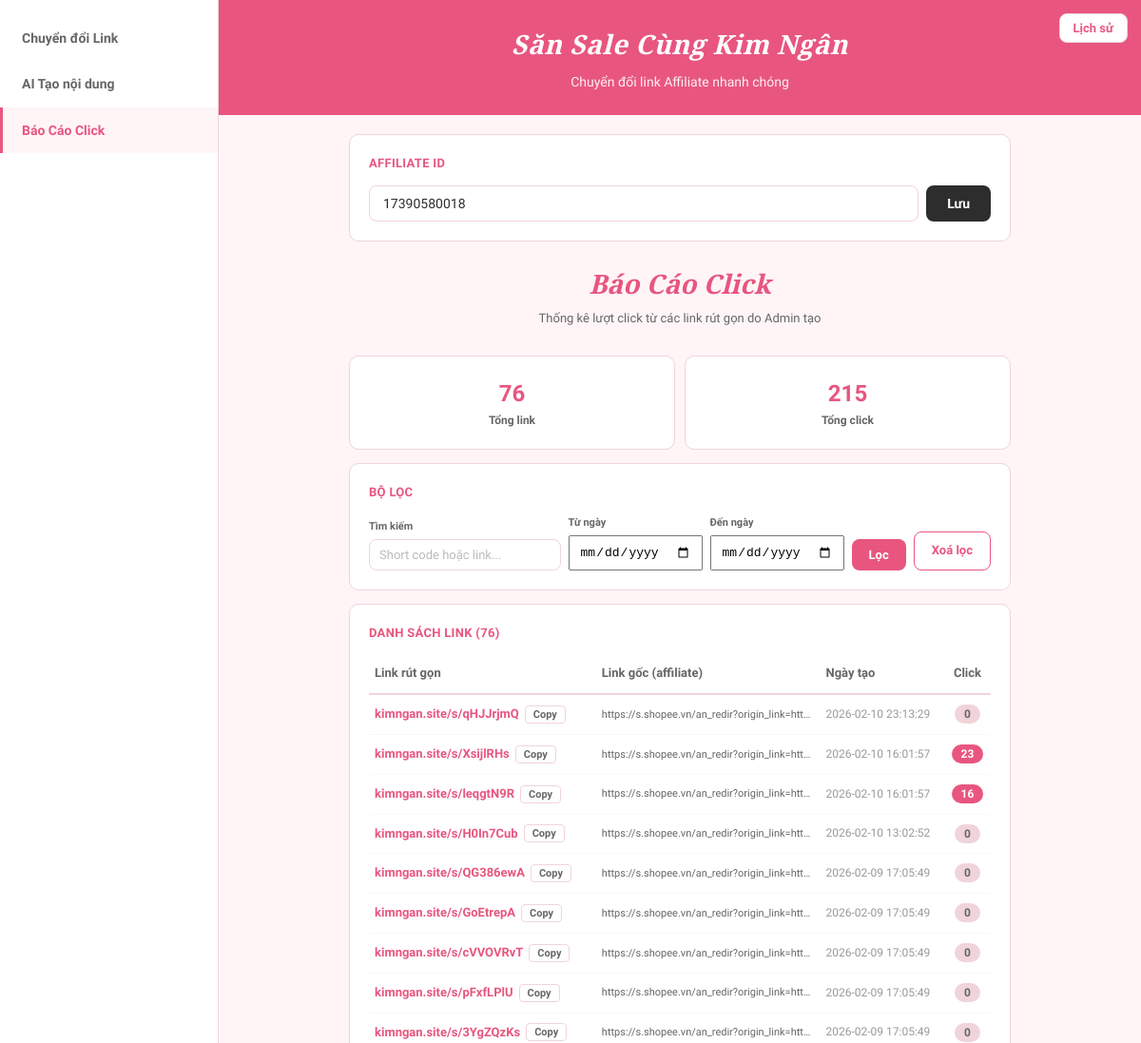
Before: /admin/click-report (signed in, upper part) with the older database file.
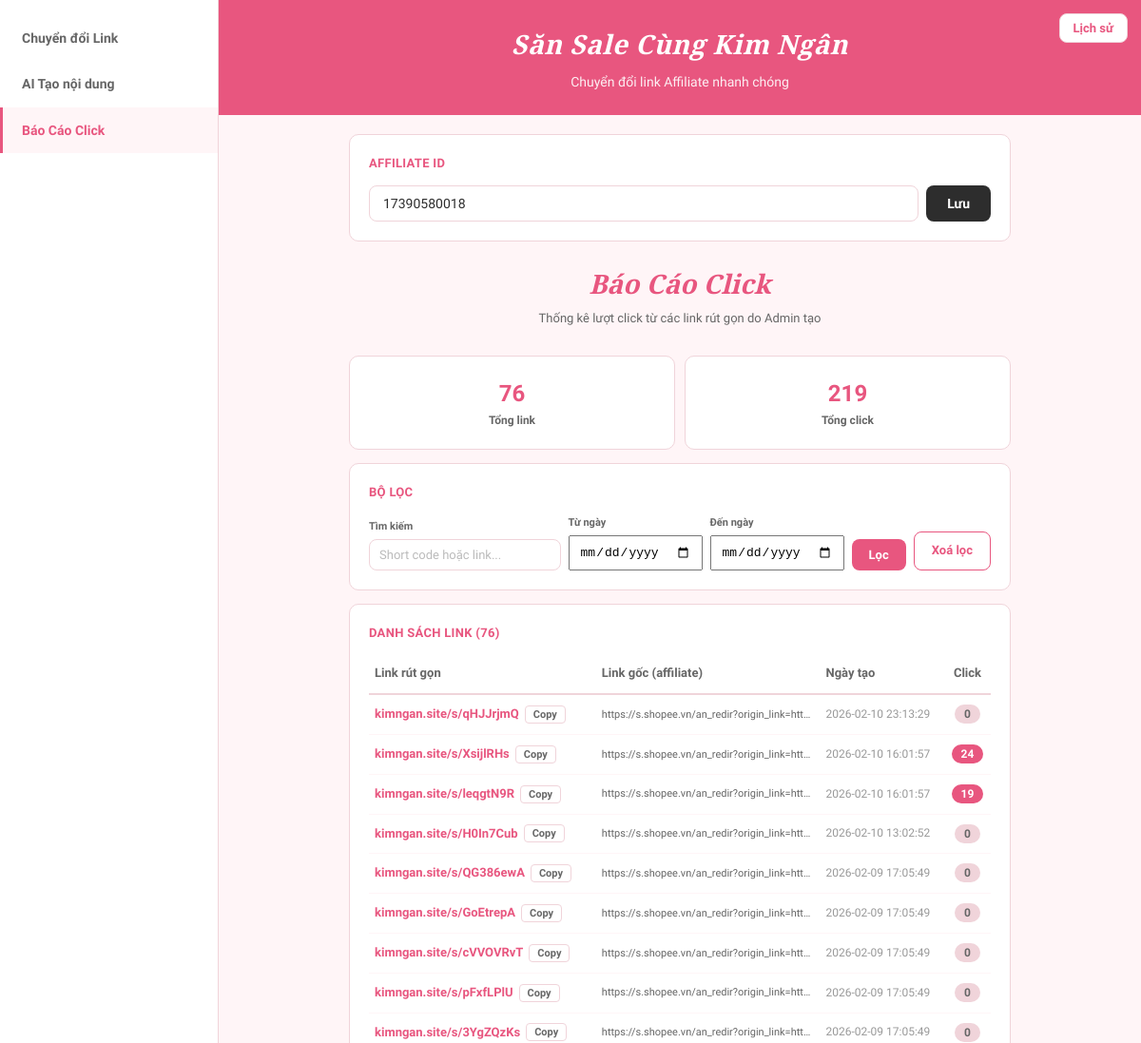
After: the same page with the newer database file.
### tables this page shows
CREATE TABLE settings (
            key TEXT PRIMARY KEY,
            value TEXT NOT NULL
        );

CREATE TABLE short_links (
            id INTEGER PRIMARY KEY AUTOINCREMENT,
            short_code TEXT UNIQUE NOT NULL,
            target_url TEXT NOT NULL,
            created_at TIMESTAMP DEFAULT CURRENT_TIMESTAMP,
            click_count INTEGER DEFAULT 0
        , created_by TEXT DEFAULT NULL);

### app.py (the view)
@app.route("/admin/click-report")
@login_required
def admin_click_report():
    affiliate_id = get_setting("affiliate_id", "")
    search = request.args.get("q", "")
    date_from = request.args.get("from", "")
    date_to = request.args.get("to", "")
    links = get_admin_short_links(search=search, date_from=date_from, date_to=date_to)
    total_clicks = sum(l["click_count"] for l in links)
    return render_template(
        "admin.html",
        page="click-report",
        affiliate_id=affiliate_id,
        user=session.get("user"),
        report_links=links,
        total_clicks=total_clicks,
        total_links=len(links),
        search=search,
        date_from=date_from,
        date_to=date_to,
        short_domain=SHORT_DOMAIN,
    )

### app.py (called while the page is built)
def login_required(f):
    @wraps(f)
    def decorated(*args, **kwargs):
        if "user" not in session:
            return redirect(url_for("login_page"))
        return f(*args, **kwargs)
    return decorated

### database.py (called while the page is built)
def get_db():
    conn = sqlite3.connect(DB_PATH)
    conn.row_factory = sqlite3.Row
    return conn

def get_setting(key, default=""):
    conn = get_db()
    row = conn.execute("SELECT value FROM settings WHERE key = ?", (key,)).fetchone()
    conn.close()
    return row["value"] if row else default

def get_admin_short_links(search="", date_from="", date_to=""):
    conn = get_db()
    query = "SELECT * FROM short_links WHERE created_by IS NOT NULL"
    params = []
    if search:
        query += " AND (short_code LIKE ? OR target_url LIKE ?)"
        params.extend([f"%{search}%", f"%{search}%"])
    if date_from:
        query += " AND date(created_at) >= ?"
        params.append(date_from)
    if date_to:
        query += " AND date(created_at) <= ?"
        params.append(date_to)
    query += " ORDER BY created_at DESC"
    rows = conn.execute(query, params).fetchall()
    conn.close()
    return [dict(r) for r in rows]

### templates/admin.html (shortened to what this page needs)
<!DOCTYPE html>
<html lang="vi">
<head>
</head>
<body>
    <button class="toggle-history" onclick="toggleHistory()">Lịch sử</button>
    <aside class="sidebar" id="sidebar">
        <nav class="sidebar-nav">
            <a class="nav-item {{ 'active' if page == 'convert-link' }}" href="/admin/convert-link">Chuyển đổi Link</a>
            <a class="nav-item {{ 'active' if page == 'ai-content' }}" href="/admin/ai-content">AI Tạo nội dung</a>
            <a class="nav-item {{ 'active' if page == 'click-report' }}" href="/admin/click-report">Báo Cáo Click</a>
        </nav>
    </aside>
    <main class="main" id="mainContent">
        <div class="main-header">
            <h2>Săn Sale Cùng Kim Ngân</h2>
            <p>Chuyển đổi link Affiliate nhanh chóng</p>
        </div>
        <div class="main-body">
            <div class="card">
                <div class="card-title">Affiliate ID</div>
                <div class="aff-row">
                    <input type="text" id="affiliateId" placeholder="Nhập Affiliate ID của bạn"
                           value="{{ affiliate_id }}">
                    <button class="btn btn-dark" onclick="saveAffiliate()">Lưu</button>
                </div>
            </div>
            {% if page == 'convert-link' %}
            <div class="page-title">
                <h3>Chuyển đổi Link</h3>
                <p>Dán link Shopee &mdash; Nhận link Affiliate ngay</p>
            </div>
            <div class="card">
                <div class="card-title">Nhập Link</div>
                <textarea id="linkInput" placeholder="Dán link Shopee vào đây (mỗi link 1 dòng)..." style="min-height:120px;"></textarea>
                <div class="input-actions">
                    <button class="btn btn-outline" onclick="pasteTo('linkInput','linkStatus')">Paste nhanh</button>
                    <button class="btn btn-primary" id="linkConvertBtn" onclick="convertLink()">Chuyển đổi</button>
                </div>
                <div id="linkStatus" class="status"></div>
            </div>
            <div class="card link-results" id="linkResults">
                <div class="card-title">Kết quả</div>
                <textarea id="linkResultOutput" readonly></textarea>
                <div style="margin-top:10px;">
                    <button class="copy-btn" onclick="copyField('linkResultOutput', this)">Copy tất cả</button>
                </div>
            </div>
            {% elif page == 'click-report' %}
            <div class="page-title">
                <h3>Báo Cáo Click</h3>
                <p>Thống kê lượt click từ các link rút gọn do Admin tạo</p>
            </div>
            <div style="display:flex;gap:10px;margin-bottom:14px;">
                <div class="card" style="flex:1;text-align:center;margin-bottom:0;">
                    <div style="font-size:24px;font-weight:700;color:var(--primary);">{{ total_links }}</div>
                    <div style="font-size:12px;font-weight:600;color:var(--text-sec);">Tổng link</div>
                </div>
                <div class="card" style="flex:1;text-align:center;margin-bottom:0;">
                    <div style="font-size:24px;font-weight:700;color:var(--primary);">{{ total_clicks }}</div>
                    <div style="font-size:12px;font-weight:600;color:var(--text-sec);">Tổng click</div>
                </div>
            </div>
            <div class="card">
                <div class="card-title">Bộ lọc</div>
                <form method="GET" action="/admin/click-report" style="display:flex;gap:8px;flex-wrap:wrap;align-items:flex-end;">
                    <div style="flex:1;min-width:140px;">
                        <label style="font-size:11px;font-weight:700;color:var(--text-sec);display:block;margin-bottom:4px;">Tìm kiếm</label>
                        <input type="text" name="q" placeholder="Short code hoặc link..." value="{{ search }}" style="padding:8px 10px;font-size:13px;">
                    </div>
                    <div style="min-width:130px;">
                        <label style="font-size:11px;font-weight:700;color:var(--text-sec);display:block;margin-bottom:4px;">Từ ngày</label>
                        <input type="date" name="from" value="{{ date_from }}" style="padding:8px 10px;font-size:13px;">
                    </div>
                    <div style="min-width:130px;">
                        <label style="font-size:11px;font-weight:700;color:var(--text-sec);display:block;margin-bottom:4px;">Đến ngày</label>
                        <input type="date" name="to" value="{{ date_to }}" style="padding:8px 10px;font-size:13px;">
                    </div>
                    <button type="submit" class="btn btn-primary" style="padding:9px 18px;font-size:13px;">Lọc</button>
                    <a href="/admin/click-report" class="btn btn-outline" style="padding:9px 18px;font-size:13px;text-decoration:none;text-align:center;">Xoá lọc</a>
                </form>
            </div>
            <div class="card">
                <div class="card-title">Danh sách link ({{ report_links|length }})</div>
                <div style="overflow-x:auto;">
                    <table style="width:100%;border-collapse:collapse;font-size:13px;">
                        <thead>
                            <tr style="border-bottom:2px solid var(--border);text-align:left;">
                                <th style="padding:10px 6px;font-weight:700;color:var(--text-sec);">Link rút gọn</th>
                                <th style="padding:10px 6px;font-weight:700;color:var(--text-sec);">Link gốc (affiliate)</th>
                                <th style="padding:10px 6px;font-weight:700;color:var(--text-sec);">Ngày tạo</th>
                                <th style="padding:10px 6px;font-weight:700;color:var(--text-sec);text-align:center;">Click</th>
                            </tr>
                        </thead>
                        <tbody>
                            {% if report_links %}
                                {% for link in report_links %}
                                <tr style="border-bottom:1px solid var(--primary-bg);">
                                    <td style="padding:10px 6px;">
                                        <div style="display:flex;align-items:center;gap:6px;">
                                            <a href="/s/{{ link.short_code }}" target="_blank" style="color:var(--primary);font-weight:700;text-decoration:none;font-size:13px;">
                                                {{ short_domain }}/s/{{ link.short_code }}
                                            </a>
                                            <button onclick="navigator.clipboard.writeText('https://{{ short_domain }}/s/{{ link.short_code }}');this.textContent='OK!';setTimeout(()=>this.textContent='Copy',1500)" style="background:none;border:1px solid var(--border);border-radius:4px;padding:2px 8px;cursor:pointer;font-size:11px;font-family:'Quicksand',sans-serif;font-weight:600;color:var(--text-sec);">Copy</button>
                                        </div>
                                    </td>
                                    <td style="padding:10px 6px;max-width:220px;overflow:hidden;text-overflow:ellipsis;white-space:nowrap;font-size:11px;color:var(--text-sec);" title="{{ link.target_url }}">
                                        {{ link.target_url[:90] }}{% if link.target_url|length > 90 %}...{% endif %}
                                    </td>
                                    <td style="padding:10px 6px;font-size:12px;color:var(--text-muted);white-space:nowrap;">{{ link.created_at }}</td>
                                    <td style="padding:10px 6px;text-align:center;">
                                        <span style="background:{% if link.click_count > 0 %}var(--primary){% else %}var(--border){% endif %};color:{% if link.click_count > 0 %}#fff{% else %}var(--text-sec){% endif %};padding:3px 10px;border-radius:12px;font-size:12px;font-weight:700;">
                                            {{ link.click_count }}
                                        </span>
                                    </td>
                                </tr>
                                {% endfor %}
                            {% endif %}
                        </tbody>
                    </table>
                </div>
            </div>
            {% endif %}
        </div>
    </main>
</body>
</html>

### templates/admin.html (style rules this page uses)
* { margin: 0; padding: 0; box-sizing: border-box; }
:root { --primary: #E8567F; --primary-bg: #FFF5F7; --sidebar-bg: #FFFFFF; --card-bg: #FFFFFF; --border: #F0D4DA; --text: #2D2D2D; --text-sec: #666666; --text-muted: #999999; --sidebar-w: 230px; --history-w: 280px; }
body { font-family: 'Quicksand', sans-serif; background: var(--primary-bg); color: var(--text); line-height: 1.6; min-height: 100vh; display: flex; }
.sidebar { width: var(--sidebar-w); background: var(--sidebar-bg); border-right: 1px solid var(--border); display: flex; flex-direction: column; z-index: 100; transition: transform 0.3s ease; position: fixed; top: 0; left: 0; bottom: 0; }
.sidebar-nav { flex: 1; padding: 16px 0; }
.nav-item { display: block; padding: 13px 20px; font-size: 14px; font-weight: 600; color: var(--text-sec); text-decoration: none; border-left: 3px solid transparent; transition: all 0.15s; }
.nav-item.active { background: var(--primary-bg); color: var(--primary); border-left-color: var(--primary); }
.main { margin-left: var(--sidebar-w); flex: 1; display: flex; flex-direction: column; min-height: 100vh; transition: margin 0.3s ease; }
.main-header { background: var(--primary); padding: 24px 32px; color: #fff; text-align: center; }
.main-header h2 { font-family: 'Playfair Display', Georgia, serif; font-size: 28px; font-weight: 700; font-style: italic; letter-spacing: 0.5px; }
.main-header p { font-size: 14px; margin-top: 6px; opacity: 0.9; font-weight: 500; }
.page-title { text-align: center; margin-bottom: 20px; padding: 8px 0; }
.page-title h3 { font-family: 'Playfair Display', Georgia, serif; font-size: 28px; font-weight: 700; font-style: italic; color: var(--primary); margin-bottom: 4px; }
.page-title p { font-size: 13px; color: var(--text-sec); font-weight: 500; }
.main-body { flex: 1; padding: 20px 32px; max-width: 760px; margin: 0 auto; width: 100%; }
.btn { padding: 10px 22px; border: none; border-radius: 8px; font-size: 14px; font-weight: 700; font-family: 'Quicksand', sans-serif; cursor: pointer; transition: opacity 0.15s; white-space: nowrap; }
.btn-primary { background: var(--primary); color: #fff; }
.btn-dark { background: var(--text); color: #fff; }
.btn-outline { background: #fff; color: var(--primary); border: 1.5px solid var(--primary); }
.card { background: var(--card-bg); border-radius: 10px; padding: 20px; margin-bottom: 14px; border: 1px solid var(--border); }
.card-title { font-size: 13px; font-weight: 700; color: var(--primary); margin-bottom: 12px; text-transform: uppercase; letter-spacing: 0.3px; }
input[type="text"], input[type="password"], textarea { width: 100%; padding: 10px 14px; border: 1.5px solid var(--border); border-radius: 8px; font-size: 14px; font-weight: 500; font-family: 'Quicksand', sans-serif; color: var(--text); background: #fff; transition: border-color 0.2s; }
input::placeholder, textarea::placeholder { color: #bbb; }
.aff-row { display: flex; gap: 8px; }
.toggle-history { position: fixed; top: 14px; right: 14px; z-index: 40; background: var(--card-bg); border: 1px solid var(--border); border-radius: 8px; padding: 7px 14px; cursor: pointer; font-size: 13px; font-weight: 700; font-family: 'Quicksand', sans-serif; color: var(--primary); }

Changed rows visible on the page:
changed short_links "XsijlRHs": click_count "23" → "24"
changed short_links "leqgtN9R": click_count "16" → "19"
Other visible differences:
{{ total_clicks }}: "215" → "219"
